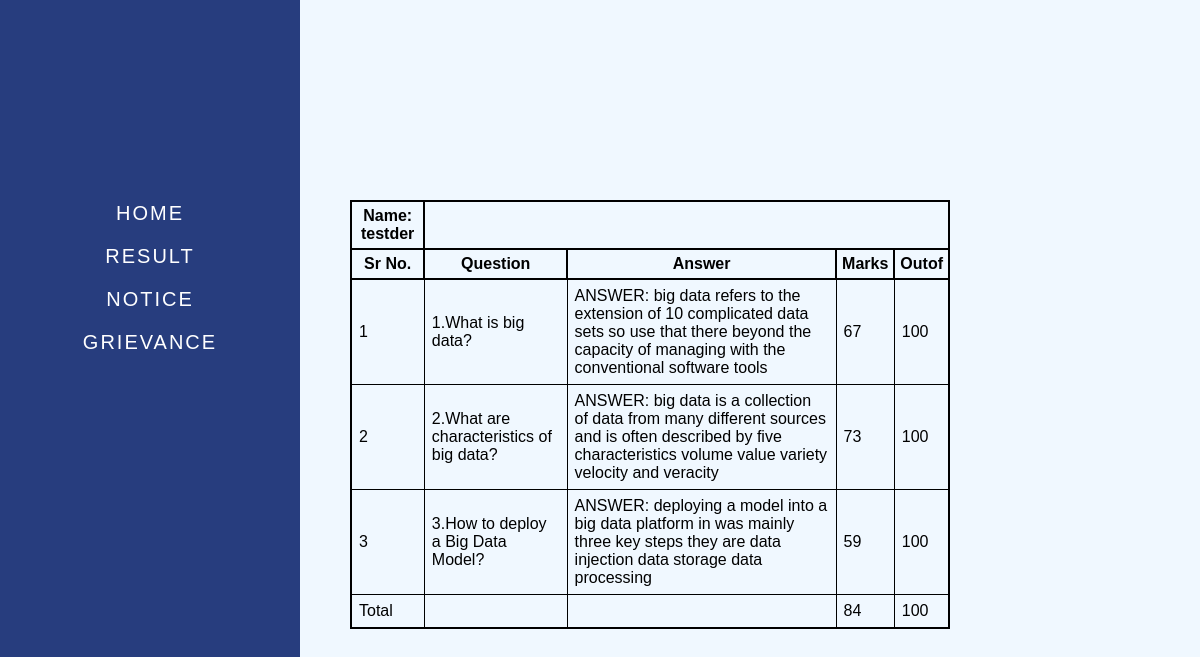
The app's page /studentResult/39 with its own data.
### VbadApp/models.py (models this page shows, shortened)
class Students(models.Model):
    studentName = models.CharField(max_length=500)
    def  __str__(self):
         return str(self.studentName)

class StudentResult(models.Model):
    studentname = models.ForeignKey(Students,on_delete=models.CASCADE,verbose_name="Studentname",null=True, default=No_name)
    questionNumber = models.CharField(max_length=50)
    question = models.TextField()
    TeacherAnswer = models.TextField()
    answer = models.TextField()
    tdifdSimilarity = models.CharField(max_length=50)
    vectorSimilarity = models.CharField(max_length=50)
    keywordSimilarity = models.CharField(max_length=50)
    GrammerSimilarity = models.CharField(max_length=50)
    finalResult = models.CharField(max_length=10)
    total = models.CharField(max_length=50)

### VbadApp/views.py (the view)
# urls.py: path("studentResult/<int:id>",views.studentResult,name='studentResult'),
def studentResult(request,id):
    vectorSimilarity = 0
    tdfidfSimilarity = 0.0
    KeywordFound = 0.0
    GrammerCheck = 0
    Student = Students.objects.get(id=id).id
    StudentRestDetail = StudentResult.objects.filter(studentname = Student).values()
    Studentname = Students.objects.get(id=id)
    print(Studentname)
    for sr in StudentRestDetail:
        tdfidfSimilarity = tdfidfSimilarity + int(sr['tdifdSimilarity'])
        vectorSimilarity = vectorSimilarity + float(sr['vectorSimilarity'])
        KeywordFound = KeywordFound + float(sr['keywordSimilarity'])
        GrammerCheck = GrammerCheck + int(sr['GrammerSimilarity'])
        tdfidfSimilarity = int(tdfidfSimilarity)
        vectorSimilarity= int(vectorSimilarity)
        KeywordFound = int(KeywordFound)
        GrammerCheck = int(GrammerCheck)
        tdfidfSimilarity = int(20 * (tdfidfSimilarity/100))
        vectorSimilarity = int(30 * (vectorSimilarity/100))
        KeywordFound = int(30 * (KeywordFound/100))
        GrammerCheck = int(20 * (GrammerCheck/100))
        total = tdfidfSimilarity + vectorSimilarity + KeywordFound + GrammerCheck
    print("tdifdSimilarity:",tdfidfSimilarity)
    print("vectorSimilarity:",vectorSimilarity)
    print("keywordSimilarity:",KeywordFound)
    print("GrammerSimilarity",GrammerCheck)
    return render(request,'studentResult.html',{'studentResult':StudentRestDetail,'totals':total,'Studentname':Studentname})

### templates/studentResult.html (shortened to what this page needs)
{% extends "main.html" %}
{% block content %}
     <div class="w3-container dtb">
      <table  border="2px" >
          <thead>
            <tr>
              <th>Name: {{Studentname}}</th>
            </tr>
           <tr>
              <th>Sr No.</th>
              <th>Question</th>
              <th>Answer</th>
              <th>Marks</th>
              <th>Outof</th>
            </tr>
          </thead>
          <tbody>
            {%  for item in studentResult %}
            <tr>
                <td>{{item.questionNumber}}</td>
                <td>{{item.question}}</td>
                <td>{{item.answer}}</td>
                <td>{{item.total}}</td>
                <td>100</td>
              </tr>
              {% endfor %}
              <td>Total</td>
              <td></td>
              <td></td>
                <td>{{totals}}</td>
                <td>100</td>
            </tbody>
      </table>
    </div>
</div>
{% endblock %}

### statics/css/mainstyle.css (style rules this page uses)
body { width: 100%; height: 100%; margin: 0; padding: 0; overflow-x: hidden; font-family: 'Comfortaa', cursive; }
html { font-family: Arial, Helvetica, sans-serif; height: 100%; margin: 0; }
body, html { font-family: Arial, Helvetica, sans-serif; height: 100%; margin: 0; }
.dtb { margin-top: 200px; width: 100%; }
th { border: 2px solid; padding: 5px; }
table { border-collapse: collapse; width: 50%; border: 2px solid; margin-left: 350px; }
td { padding: 7px; border: 1px solid; }

### records on screen
Students: studentName "testder"
StudentResult: questionNumber "1", question "1.What is big data?", answer "ANSWER: big data refers to the extension of 10 complicated data sets so use that there beyond the capacity of managing with the conventional software tools", total "67"
StudentResult: questionNumber "2", question "2.What are characteristics of big data?", answer "ANSWER: big data is a collection of data from many different sources and is often described by five characteristics volume value variety velocity and veracity", total "73"
StudentResult: questionNumber "3", question "3.How to deploy a Big Data Model?", answer "ANSWER: deploying a model into a big data platform in was mainly three key steps they are data injection data storage data processing", total "59"

### other values on screen
{{ totals }} "84"
